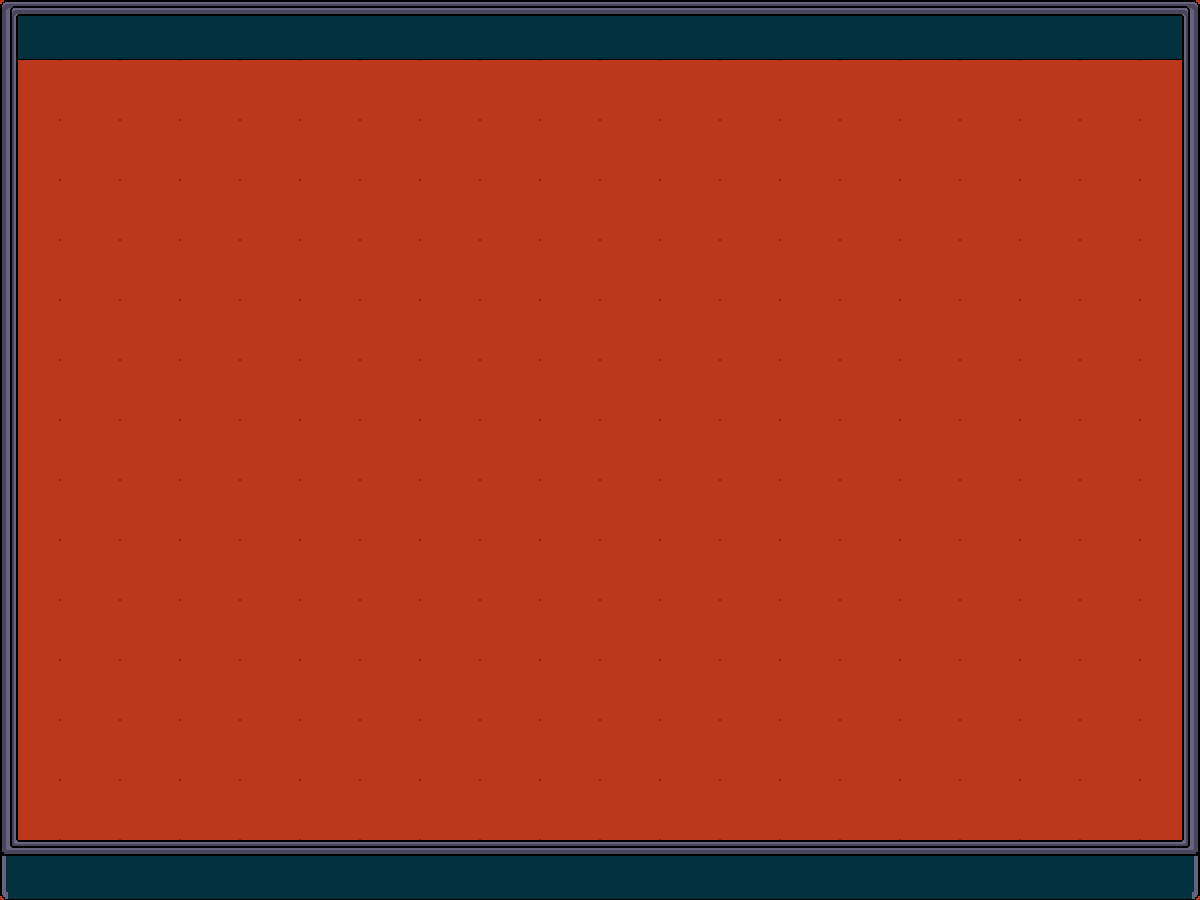

A level layout from a 2D game, rendered from its tile map. Below: a short description, then the map file with its tile-grid data intact:
An orthogonal 40x30 tile map with 30x30 px tiles, 2 tile layers (Tile Layer 1, Tile Layer 2) and 4 objects.

<map version="1.8" tiledversion="1.8.4" orientation="orthogonal" renderorder="right-down" width="40" height="30" tilewidth="30" tileheight="30" infinite="0" nextlayerid="5" nextobjectid="8">
 <tileset firstgid="1" source="tile2.tsx" />
 <layer id="1" name="Tile Layer 1" width="40" height="30" locked="1">
  <data encoding="csv">
1,2,1,2,1,2,1,2,1,2,1,2,1,2,1,2,1,2,1,2,1,2,1,2,1,2,1,2,1,2,1,2,1,2,1,2,1,2,1,2,
7,8,7,8,7,8,7,8,7,8,7,8,7,8,7,8,7,8,7,8,7,8,7,8,7,8,7,8,7,8,7,8,7,8,7,8,7,8,7,8,
1,2,1,2,1,2,1,2,1,2,1,2,1,2,1,2,1,2,1,2,1,2,1,2,1,2,1,2,1,2,1,2,1,2,1,2,1,2,1,2,
7,8,7,8,7,8,7,8,7,8,7,8,7,8,7,8,7,8,7,8,7,8,7,8,7,8,7,8,7,8,7,8,7,8,7,8,7,8,7,8,
1,2,1,2,1,2,1,2,1,2,1,2,1,2,1,2,1,2,1,2,1,2,1,2,1,2,1,2,1,2,1,2,1,2,1,2,1,2,1,2,
7,8,7,8,7,8,7,8,7,8,7,8,7,8,7,8,7,8,7,8,7,8,7,8,7,8,7,8,7,8,7,8,7,8,7,8,7,8,7,8,
1,2,1,2,1,2,1,2,1,2,1,2,1,2,1,2,1,2,1,2,1,2,1,2,1,2,1,2,1,2,1,2,1,2,1,2,1,2,1,2,
7,8,7,8,7,8,7,8,7,8,7,8,7,8,7,8,7,8,7,8,7,8,7,8,7,8,7,8,7,8,7,8,7,8,7,8,7,8,7,8,
1,2,1,2,1,2,1,2,1,2,1,2,1,2,1,2,1,2,1,2,1,2,1,2,1,2,1,2,1,2,1,2,1,2,1,2,1,2,1,2,
7,8,7,8,7,8,7,8,7,8,7,8,7,8,7,8,7,8,7,8,7,8,7,8,7,8,7,8,7,8,7,8,7,8,7,8,7,8,7,8,
1,2,1,2,1,2,1,2,1,2,1,2,1,2,1,2,1,2,1,2,1,2,1,2,1,2,1,2,1,2,1,2,1,2,1,2,1,2,1,2,
7,8,7,8,7,8,7,8,7,8,7,8,7,8,7,8,7,8,7,8,7,8,7,8,7,8,7,8,7,8,7,8,7,8,7,8,7,8,7,8,
1,2,1,2,1,2,1,2,1,2,1,2,1,2,1,2,1,2,1,2,1,2,1,2,1,2,1,2,1,2,1,2,1,2,1,2,1,2,1,2,
7,8,7,8,7,8,7,8,7,8,7,8,7,8,7,8,7,8,7,8,7,8,7,8,7,8,7,8,7,8,7,8,7,8,7,8,7,8,7,8,
1,2,1,2,1,2,1,2,1,2,1,2,1,2,1,2,1,2,1,2,1,2,1,2,1,2,1,2,1,2,1,2,1,2,1,2,1,2,1,2,
7,8,7,8,7,8,7,8,7,8,7,8,7,8,7,8,7,8,7,8,7,8,7,8,7,8,7,8,7,8,7,8,7,8,7,8,7,8,7,8,
1,2,1,2,1,2,1,2,1,2,1,2,1,2,1,2,1,2,1,2,1,2,1,2,1,2,1,2,1,2,1,2,1,2,1,2,1,2,1,2,
7,8,7,8,7,8,7,8,7,8,7,8,7,8,7,8,7,8,7,8,7,8,7,8,7,8,7,8,7,8,7,8,7,8,7,8,7,8,7,8,
1,2,1,2,1,2,1,2,1,2,1,2,1,2,1,2,1,2,1,2,1,2,1,2,1,2,1,2,1,2,1,2,1,2,1,2,1,2,1,2,
7,8,7,8,7,8,7,8,7,8,7,8,7,8,7,8,7,8,7,8,7,8,7,8,7,8,7,8,7,8,7,8,7,8,7,8,7,8,7,8,
1,2,1,2,1,2,1,2,1,2,1,2,1,2,1,2,1,2,1,2,1,2,1,2,1,2,1,2,1,2,1,2,1,2,1,2,1,2,1,2,
7,8,7,8,7,8,7,8,7,8,7,8,7,8,7,8,7,8,7,8,7,8,7,8,7,8,7,8,7,8,7,8,7,8,7,8,7,8,7,8,
1,2,1,2,1,2,1,2,1,2,1,2,1,2,1,2,1,2,1,2,1,2,1,2,1,2,1,2,1,2,1,2,1,2,1,2,1,2,1,2,
7,8,7,8,7,8,7,8,7,8,7,8,7,8,7,8,7,8,7,8,7,8,7,8,7,8,7,8,7,8,7,8,7,8,7,8,7,8,7,8,
1,2,1,2,1,2,1,2,1,2,1,2,1,2,1,2,1,2,1,2,1,2,1,2,1,2,1,2,1,2,1,2,1,2,1,2,1,2,1,2,
7,8,7,8,7,8,7,8,7,8,7,8,7,8,7,8,7,8,7,8,7,8,7,8,7,8,7,8,7,8,7,8,7,8,7,8,7,8,7,8,
1,2,1,2,1,2,1,2,1,2,1,2,1,2,1,2,1,2,1,2,1,2,1,2,1,2,1,2,1,2,1,2,1,2,1,2,1,2,1,2,
7,8,7,8,7,8,7,8,7,8,7,8,7,8,7,8,7,8,7,8,7,8,7,8,7,8,7,8,7,8,7,8,7,8,7,8,7,8,7,8,
1,2,1,2,1,2,1,2,1,2,1,2,1,2,1,2,1,2,1,2,1,2,1,2,1,2,1,2,1,2,1,2,1,2,1,2,1,2,1,2,
7,8,7,8,7,8,7,8,7,8,7,8,7,8,7,8,7,8,7,8,7,8,7,8,7,8,7,8,7,8,7,8,7,8,7,8,7,8,7,8
</data>
 </layer>
 <layer id="2" name="Tile Layer 2" width="40" height="30" locked="1">
  <data encoding="csv">
5,6,14,14,14,14,14,14,14,14,14,14,14,14,14,14,14,14,14,14,14,14,14,14,14,14,14,14,14,14,14,14,14,14,14,14,14,14,2147483654,2147483653,
11,12,20,20,20,20,20,20,20,20,20,20,20,20,20,20,20,20,20,20,20,20,20,20,20,20,20,20,20,20,20,20,20,20,20,20,20,20,2147483660,2147483659,
3,0,0,0,0,0,0,0,0,0,0,0,0,0,0,0,0,0,0,0,0,0,0,0,0,0,0,0,0,0,0,0,0,0,0,0,0,0,0,2147483657,
3,0,0,0,0,0,0,0,0,0,0,0,0,0,0,0,0,0,0,0,0,0,0,0,0,0,0,0,0,0,0,0,0,0,0,0,0,0,0,2147483657,
3,0,0,0,0,0,0,0,0,0,0,0,0,0,0,0,0,0,0,0,0,0,0,0,0,0,0,0,0,0,0,0,0,0,0,0,0,0,0,2147483657,
3,0,0,0,0,0,0,0,0,0,0,0,0,0,0,0,0,0,0,0,0,0,0,0,0,0,0,0,0,0,0,0,0,0,0,0,0,0,0,2147483657,
3,0,0,0,0,0,0,0,0,0,0,0,0,0,0,0,0,0,0,0,0,0,0,0,0,0,0,0,0,0,0,0,0,0,0,0,0,0,0,2147483657,
3,0,0,0,0,0,0,0,0,0,0,0,0,0,0,0,0,0,0,0,0,0,0,0,0,0,0,0,0,0,0,0,0,0,0,0,0,0,0,2147483657,
3,0,0,0,0,0,0,0,0,0,0,0,0,0,0,0,0,0,0,0,0,0,0,0,0,0,0,0,0,0,0,0,0,0,0,0,0,0,0,2147483657,
3,0,0,0,0,0,0,0,0,0,0,0,0,0,0,0,0,0,0,0,0,0,0,0,0,0,0,0,0,0,0,0,0,0,0,0,0,0,0,2147483657,
3,0,0,0,0,0,0,0,0,0,0,0,0,0,0,0,0,0,0,0,0,0,0,0,0,0,0,0,0,0,0,0,0,0,0,0,0,0,0,2147483657,
3,0,0,0,0,0,0,0,0,0,0,0,0,0,0,0,0,0,0,0,0,0,0,0,0,0,0,0,0,0,0,0,0,0,0,0,0,0,0,2147483657,
3,0,0,0,0,0,0,0,0,0,0,0,0,0,0,0,0,0,0,0,0,0,0,0,0,0,0,0,0,0,0,0,0,0,0,0,0,0,0,2147483657,
3,0,0,0,0,0,0,0,0,0,0,0,0,0,0,0,0,0,0,0,0,0,0,0,0,0,0,0,0,0,0,0,0,0,0,0,0,0,0,2147483657,
3,0,0,0,0,0,0,0,0,0,0,0,0,0,0,0,0,0,0,0,0,0,0,0,0,0,0,0,0,0,0,0,0,0,0,0,0,0,0,2147483657,
3,0,0,0,0,0,0,0,0,0,0,0,0,0,0,0,0,0,0,0,0,0,0,0,0,0,0,0,0,0,0,0,0,0,0,0,0,0,0,2147483657,
3,0,0,0,0,0,0,0,0,0,0,0,0,0,0,0,0,0,0,0,0,0,0,0,0,0,0,0,0,0,0,0,0,0,0,0,0,0,0,2147483657,
3,0,0,0,0,0,0,0,0,0,0,0,0,0,0,0,0,0,0,0,0,0,0,0,0,0,0,0,0,0,0,0,0,0,0,0,0,0,0,2147483657,
3,0,0,0,0,0,0,0,0,0,0,0,0,0,0,0,0,0,0,0,0,0,0,0,0,0,0,0,0,0,0,0,0,0,0,0,0,0,0,2147483657,
3,0,0,0,0,0,0,0,0,0,0,0,0,0,0,0,0,0,0,0,0,0,0,0,0,0,0,0,0,0,0,0,0,0,0,0,0,0,0,2147483657,
3,0,0,0,0,0,0,0,0,0,0,0,0,0,0,0,0,0,0,0,0,0,0,0,0,0,0,0,0,0,0,0,0,0,0,0,0,0,0,2147483657,
3,0,0,0,0,0,0,0,0,0,0,0,0,0,0,0,0,0,0,0,0,0,0,0,0,0,0,0,0,0,0,0,0,0,0,0,0,0,0,2147483657,
3,0,0,0,0,0,0,0,0,0,0,0,0,0,0,0,0,0,0,0,0,0,0,0,0,0,0,0,0,0,0,0,0,0,0,0,0,0,0,2147483657,
3,0,0,0,0,0,0,0,0,0,0,0,0,0,0,0,0,0,0,0,0,0,0,0,0,0,0,0,0,0,0,0,0,0,0,0,0,0,0,2147483657,
3,0,0,0,0,0,0,0,0,0,0,0,0,0,0,0,0,0,0,0,0,0,0,0,0,0,0,0,0,0,0,0,0,0,0,0,0,0,0,2147483657,
3,0,0,0,0,0,0,0,0,0,0,0,0,0,0,0,0,0,0,0,0,0,0,0,0,0,0,0,0,0,0,0,0,0,0,0,0,0,0,2147483657,
3,0,0,0,0,0,0,0,0,0,0,0,0,0,0,0,0,0,0,0,0,0,0,0,0,0,0,0,0,0,0,0,0,0,0,0,0,0,0,2147483657,
3,0,0,0,0,0,0,0,0,0,0,0,0,0,0,0,0,0,0,0,0,0,0,0,0,0,0,0,0,0,0,0,0,0,0,0,0,0,0,2147483657,
15,13,13,13,13,13,13,13,13,13,13,13,13,13,13,13,13,13,13,13,13,13,13,13,13,13,13,13,13,13,13,13,13,13,13,13,14,13,2147483664,2147483663,
21,19,19,19,19,19,19,19,19,19,19,19,19,19,19,19,19,19,19,19,19,19,19,19,19,19,19,19,19,19,19,19,19,19,19,19,20,19,2147483670,2147483669
</data>
 </layer>
 <objectgroup id="3" name="wallsObject" locked="1">
  <object id="1" x="1" y="0" width="15" height="900" />
  <object id="2" x="11" y="840" width="1190" height="59" />
  <object id="3" x="1182" y="-1" width="19" height="900" />
  <object id="4" x="2" y="-1" width="1200" height="14" />
 </objectgroup>
 <objectgroup id="4" name="Object Layer 2" locked="1" />
</map>
